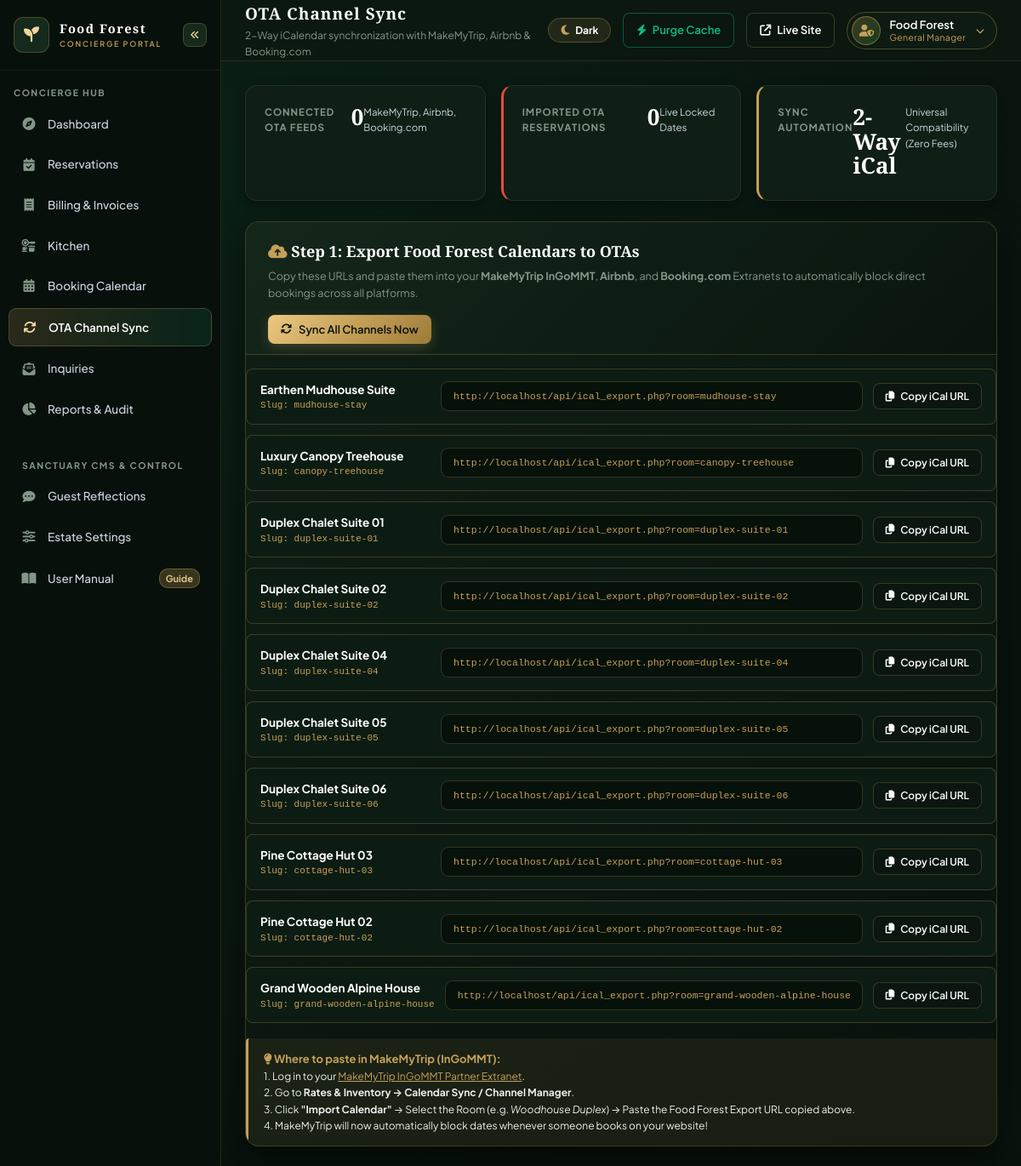
The page /admin/channel_sync.php (signed in, upper part) on the database as committed earlier.
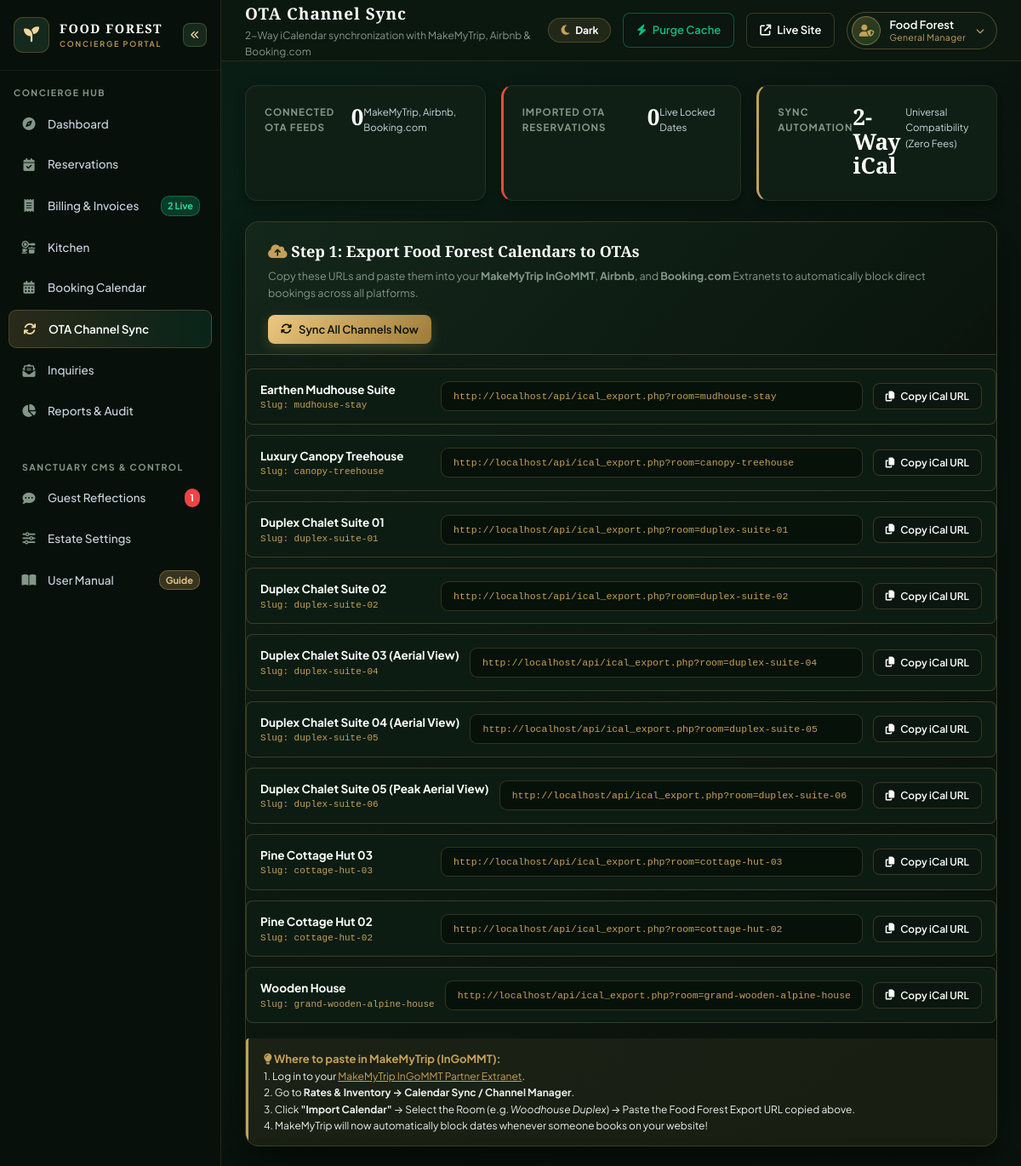
The same page on the database as committed later.
### tables this page shows
CREATE TABLE `rooms` (
  `id` int(11) NOT NULL AUTO_INCREMENT,
  `slug` varchar(100) NOT NULL,
  `stay_type` varchar(50) DEFAULT 'treehouse',
  `structure_type` varchar(50) DEFAULT 'single_hut',
  `title` varchar(150) NOT NULL,
  `rate_per_night` decimal(10,2) NOT NULL,
  `single_room_rate` decimal(10,2) DEFAULT NULL,
  `extra_guest_rate` decimal(10,2) DEFAULT 1500.00,
  `extra_child_rate` decimal(10,2) DEFAULT 800.00,
  `elevation` varchar(100) DEFAULT NULL,
  `min_guests` int(11) DEFAULT 2,
  `base_guests` int(11) DEFAULT 2,
  `max_guests` int(11) DEFAULT 2,
  `description` text DEFAULT NULL,
  `amenities` text DEFAULT NULL,
  `inventory_checklist` text DEFAULT NULL,
  `image_url` varchar(255) DEFAULT NULL,
  `photos` longtext DEFAULT NULL,
  `photos_left` text DEFAULT NULL,
  `photos_right` text DEFAULT NULL,
  `interior_360_url` varchar(255) DEFAULT NULL,
  `tour_stages_json` longtext DEFAULT NULL,
  `is_available` tinyint(1) DEFAULT 1,
  `availability_status` varchar(50) DEFAULT 'available',
  `created_at` timestamp NOT NULL DEFAULT current_timestamp(),
  PRIMARY KEY (`id`),
  UNIQUE KEY `slug` (`slug`)
);

### admin/includes/db.php (called while the page is built, shortened)
<?php
function get_db() {
    static $pdo = null;
    if ($pdo !== null) {
        return $pdo;
    }
    $lock_file = dirname(__DIR__, 2) . DIRECTORY_SEPARATOR . 'db' . DIRECTORY_SEPARATOR . '.schema_initialized';
    try {
        $dsn = "mysql:host=" . DB_HOST . ";port=" . DB_PORT . ";dbname=" . DB_NAME . ";charset=" . DB_CHARSET;
        $pdo = new PDO($dsn, DB_USER, DB_PASS, [
            PDO::ATTR_ERRMODE => PDO::ERRMODE_EXCEPTION,
            PDO::ATTR_DEFAULT_FETCH_MODE => PDO::FETCH_ASSOC,
            PDO::ATTR_EMULATE_PREPARES => false
        ]);
        return $pdo;
    } catch (PDOException $e) {
        if ($e->getCode() == 1049 || strpos($e->getMessage(), 'Unknown database') !== false) {
            try {
                $dsn_server = "mysql:host=" . DB_HOST . ";port=" . DB_PORT . ";charset=" . DB_CHARSET;
                $pdo = new PDO($dsn_server, DB_USER, DB_PASS, [
                    PDO::ATTR_ERRMODE => PDO::ERRMODE_EXCEPTION,
                    PDO::ATTR_DEFAULT_FETCH_MODE => PDO::FETCH_ASSOC,
                    PDO::ATTR_EMULATE_PREPARES => false
                ]);
                $pdo->exec("CREATE DATABASE IF NOT EXISTS `" . DB_NAME . "` CHARACTER SET utf8mb4 COLLATE utf8mb4_unicode_ci;");
                $pdo->exec("USE `" . DB_NAME . "`;");
                run_full_schema_initialization($pdo, $lock_file);
                return $pdo;
            } catch (PDOException $ex) {
                $e = $ex;
            }
        }
        die("<div style='font-family:sans-serif;padding:30px;background:#101F15;color:#EAEFED;border:1px solid #C5A059;max-width:600px;margin:50px auto;border-radius:8px;'>
            <h3 style='color:#C5A059;margin-top:0;'>Estate Database Connection Error (MySQL)</h3>
            <p>" . htmlspecialchars($e->getMessage()) . "</p>
            <p style='font-size:13px;color:#A1B5A9;'>Ensure MySQL is running in your XAMPP Control Panel on host <strong>" . DB_HOST . "</strong> and port <strong>" . DB_PORT . "</strong>.</p>
        </div>");
    }
}
function get_setting($key, $default = '', $refresh = false) {
    static $settings_cache = null;
    if ($settings_cache === null || $refresh) {
        try {
            $pdo = get_db();
            $stmt = $pdo->query("SELECT setting_key, setting_value FROM settings");
            $settings_cache = [];
            while ($row = $stmt->fetch()) {
                $settings_cache[$row['setting_key']] = $row['setting_value'];
            }
        } catch (Exception $e) {
            return $default;
        }
    }
    return $settings_cache[$key] ?? $default;
}
?>

### admin/includes/auth.php (called while the page is built, shortened)
<?php
require_once __DIR__ . '/db.php';
function is_admin_logged_in() {
    return (!empty($_SESSION['admin_logged_in']) || !empty($_SESSION['admin_id']));
}
function check_admin_inactivity_timeout() {
    if (is_admin_logged_in()) {
        if (function_exists('get_setting')) {
            $timeout_minutes = (int)get_setting('admin_session_timeout_minutes', 15);
        }
    }
}
function require_admin_auth() {
    check_admin_inactivity_timeout();
}
?>

### admin/channel_sync.php (the view, shortened to what the changed rows need)
<?php
require_once __DIR__ . '/includes/header.php';
$pdo = get_db();
$protocol = (!empty($_SERVER['HTTPS']) && $_SERVER['HTTPS'] !== 'off' || $_SERVER['SERVER_PORT'] == 443) ? "https://" : "http://";
$host = $_SERVER['HTTP_HOST'];
$base_url = $protocol . $host . rtrim(dirname(dirname($_SERVER['PHP_SELF'])), '/\\');
$rooms = $pdo->query("SELECT id, slug, title, stay_type FROM rooms ORDER BY id ASC")->fetchAll(PDO::FETCH_ASSOC);
?>
<div class="adm-content-container">
    <div class="adm-card" style="margin-bottom: 24px;">
        <div style="display: flex; flex-direction: column; gap: 12px;">
            <?php foreach ($rooms as $r):
                $feed_export_url = $base_url . '/api/ical_export.php?room=' . urlencode($r['slug']);
            ?>
                <div style="display: flex; flex-wrap: wrap; justify-content: space-between; align-items: center; background: #0c1c13; border: 1px solid rgba(197,160,89,0.25); border-radius: 8px; padding: 12px 16px; gap: 12px;">
                    <div style="min-width: 200px;">
                        <span style="font-weight: 700; color: #FFFFFF; font-size: 13.5px;"><?php echo htmlspecialchars($r['title']); ?></span>
                        <span style="display: block; font-size: 11px; color: var(--adm-gold); font-family: monospace;">Slug: <?php echo htmlspecialchars($r['slug']); ?></span>
                    </div>
                    <div style="flex: 1; min-width: 260px; max-width: 600px;">
                        <input type="text" class="adm-input" readonly value="<?php echo htmlspecialchars($feed_export_url); ?>" id="feed-url-<?php echo $r['id']; ?>" style="font-family: monospace; font-size: 11.5px; background: #06110a; color: var(--adm-gold);" onclick="this.select()">
                    </div>
                    <div>
                        <button type="button" class="adm-btn-action outline" onclick="copyFeedUrl('feed-url-<?php echo $r['id']; ?>', this)" style="padding: 7px 14px; font-size: 12px;">
                            <i class="fa-solid fa-copy"></i> Copy iCal URL
                        </button>
                    </div>
                </div>
            <?php endforeach; ?>
        </div>
    </div>
</div>
<?php require_once __DIR__ . '/includes/footer.php'; ?>

### admin/includes/sidebar.php (shortened to what the changed rows need)
<?php
$current_script = basename($_SERVER['PHP_SELF']);
$pdo = get_db();
$inhouse_count = (int) $pdo->query("SELECT COUNT(*) FROM bookings WHERE status = 'inhouse'")->fetchColumn();
$pending_reviews_count = (int) $pdo->query("SELECT COUNT(*) FROM testimonials WHERE status = 'pending'")->fetchColumn();
$site_name = get_setting('site_name', get_setting('estate_name', 'FOOD FOREST'));
?>
<aside class="adm-sidebar" id="adm-sidebar">
    <div class="adm-sidebar-brand">
        <div class="adm-sidebar-brand-text">
            <span class="adm-sidebar-title"><?php echo htmlspecialchars($site_name); ?></span>
            <span class="adm-sidebar-badge">CONCIERGE PORTAL</span>
        </div>
    </div>
    <ul class="adm-nav-list">
        <li class="adm-nav-item">
            <a href="billing.php" class="adm-nav-link <?php echo (in_array($current_script, ['billing.php', 'print_bill.php', 'custom_bill.php'])) ? 'active' : ''; ?>" title="Billing & Invoices">
                <i class="fa-solid fa-receipt"></i>
                <span>Billing & Invoices</span>
                <?php if ($inhouse_count > 0): ?>
                    <span class="adm-nav-badge" style="background: rgba(16, 185, 129, 0.25); color: #34D399; border: 1px solid rgba(16, 185, 129, 0.4);" title="<?php echo $inhouse_count; ?> in-house guests"><?php echo $inhouse_count; ?> Live</span>
                <?php endif; ?>
            </a>
        </li>
        <li class="adm-nav-item">
            <a href="edit_section.php?section=testimonials" class="adm-nav-link <?php echo ($current_script === 'edit_section.php' && (($_GET['section'] ?? '') === 'testimonials' || ($_GET['tab'] ?? '') === 'testimonials')) ? 'active' : ''; ?>" title="Guest Stories & Reflections">
                <i class="fa-solid fa-comment-dots"></i>
                <span>Guest Reflections</span>
                <?php if ($pending_reviews_count > 0): ?>
                    <span class="adm-nav-badge adm-nav-badge-alert" title="<?php echo $pending_reviews_count; ?> pending verification"><?php echo $pending_reviews_count; ?></span>
                <?php endif; ?>
            </a>
        </li>
    </ul>
</aside>

Rows that differ between the two databases and show on the page:
changed rooms "duplex-suite-04": title "Duplex Chalet Suite 04" → "Duplex Chalet Suite 03 (Aerial View)"
changed rooms "duplex-suite-05": title "Duplex Chalet Suite 05" → "Duplex Chalet Suite 04 (Aerial View)"
changed rooms "duplex-suite-06": title "Duplex Chalet Suite 06" → "Duplex Chalet Suite 05 (Peak Aerial View)"
changed rooms "grand-wooden-alpine-house": title "Grand Wooden Alpine House" → "Wooden House"
Other text that changed with them:
$site_name: "Food Forest" → "FOOD FOREST"
$inhouse_count: (not shown) → "2"
$pending_reviews_count: (not shown) → "1"
text now shown: "Live"
